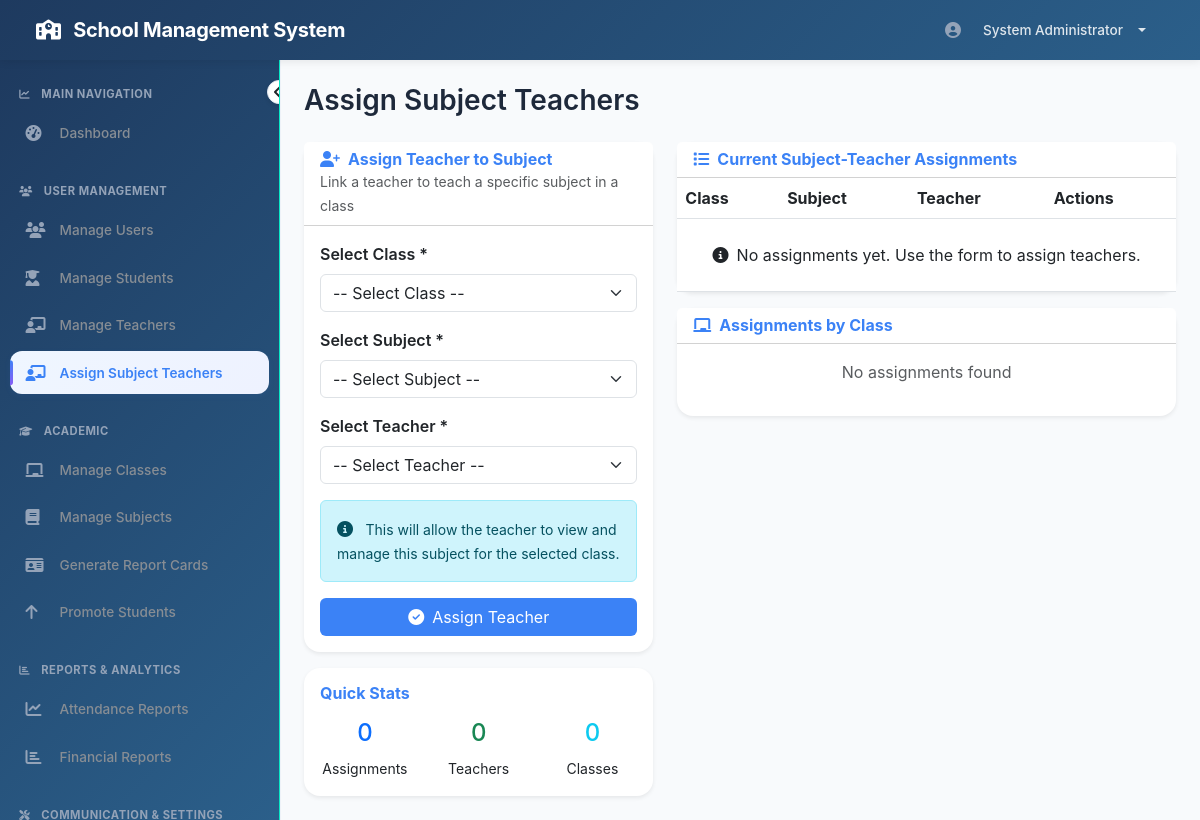
Before: /admin/assign_subject_teacher.php (signed in) with the older database file.
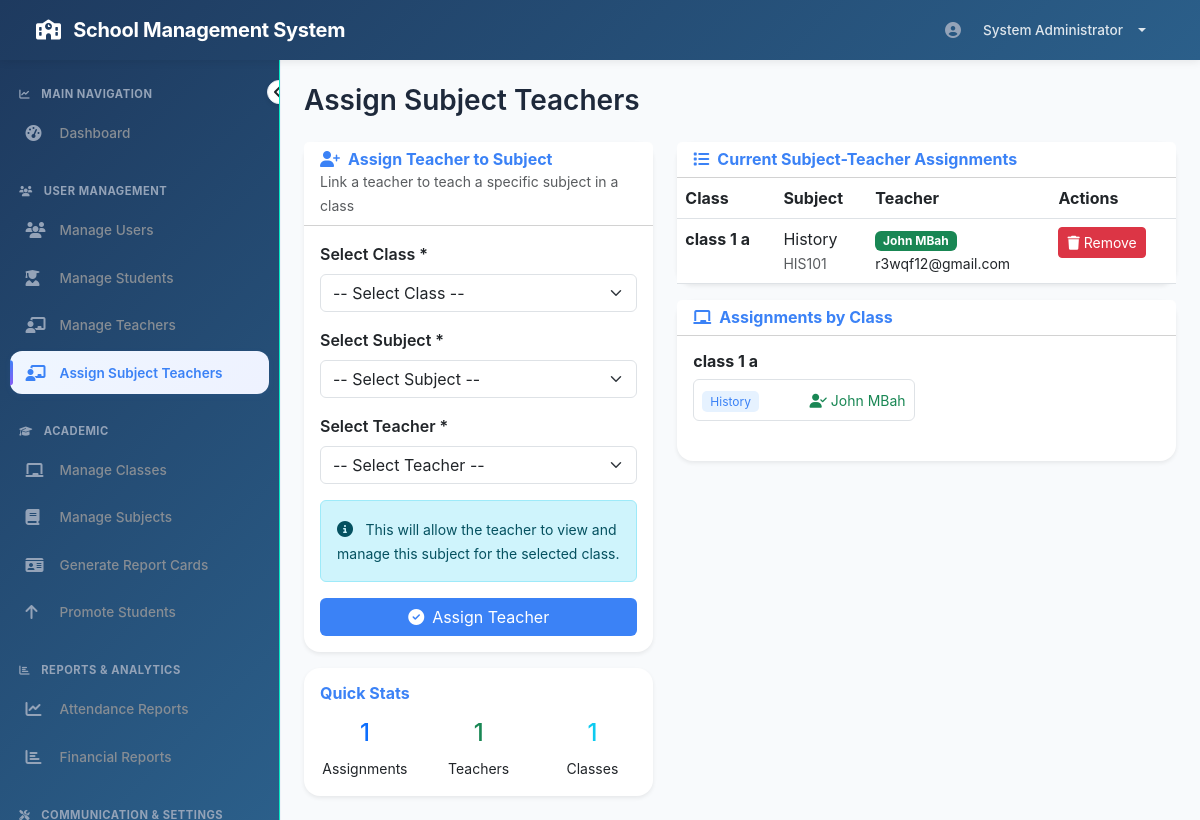
After: the same page with the newer database file.
### tables this page shows
CREATE TABLE `class_subjects` (
  `id` int(11) NOT NULL,
  `class_id` int(11) DEFAULT NULL,
  `subject_id` int(11) DEFAULT NULL,
  `teacher_id` int(11) DEFAULT NULL,
  `created_at` timestamp NOT NULL DEFAULT current_timestamp()
);

CREATE TABLE `classes` (
  `id` int(11) NOT NULL,
  `class_name` varchar(50) NOT NULL,
  `section` varchar(10) DEFAULT NULL,
  `class_teacher_id` int(11) DEFAULT NULL,
  `academic_year` varchar(20) DEFAULT NULL,
  `capacity` int(11) DEFAULT NULL,
  `status` enum('active','inactive') DEFAULT 'active',
  `created_at` timestamp NOT NULL DEFAULT current_timestamp()
);

CREATE TABLE `subjects` (
  `id` int(11) NOT NULL,
  `subject_name` varchar(100) NOT NULL,
  `subject_code` varchar(20) DEFAULT NULL,
  `description` text DEFAULT NULL,
  `created_at` timestamp NOT NULL DEFAULT current_timestamp()
);

CREATE TABLE `users` (
  `id` int(11) NOT NULL,
  `username` varchar(50) NOT NULL,
  `password` varchar(255) NOT NULL,
  `email` varchar(100) NOT NULL,
  `full_name` varchar(100) NOT NULL,
  `role` enum('admin','teacher','parent','student','librarian') NOT NULL,
  `phone` varchar(20) DEFAULT NULL,
  `address` text DEFAULT NULL,
  `profile_pic` varchar(255) DEFAULT NULL,
  `status` enum('active','inactive') DEFAULT 'active',
  `created_at` timestamp NOT NULL DEFAULT current_timestamp(),
  `updated_at` timestamp NOT NULL DEFAULT current_timestamp() ON UPDATE current_timestamp()
);

### admin/assign_subject_teacher.php (the view, shortened to what the changed rows need)
<?php
require_once '../config/database.php';
$classes = mysqli_query($conn, "SELECT * FROM classes ORDER BY class_name, section");
$teachers = mysqli_query($conn, "SELECT id, full_name, email FROM users WHERE role = 'teacher' AND status = 'active' ORDER BY full_name");
$assignments = mysqli_query($conn, "SELECT cs.*,
                                    c.class_name,
                                    c.section,
                                    s.subject_name,
                                    s.subject_code,
                                    u.full_name as teacher_name,
                                    u.email as teacher_email
                                   FROM class_subjects cs
                                   JOIN classes c ON cs.class_id = c.id
                                   JOIN subjects s ON cs.subject_id = s.id
                                   LEFT JOIN users u ON cs.teacher_id = u.id
                                   ORDER BY c.class_name, s.subject_name");
include '../includes/header.php';
?>
<div class="row">
  <div class="col-md-5">
    <div class="card shadow-sm mt-3">
      <div class="card-body">
        <?php
        $total_assignments = mysqli_num_rows($assignments);
        $total_teachers = mysqli_num_rows($teachers);
        $total_classes = mysqli_num_rows($classes);
        ?>
        <div class="row text-center">
          <div class="col-4">
            <h4 class="text-primary"><?php echo $total_assignments; ?></h4>
            <small>Assignments</small>
          </div>
          <div class="col-4">
            <h4 class="text-success"><?php echo $total_teachers; ?></h4>
            <small>Teachers</small>
          </div>
          <div class="col-4">
            <h4 class="text-info"><?php echo $total_classes; ?></h4>
            <small>Classes</small>
          </div>
        </div>
      </div>
    </div>
  </div>
  <div class="col-md-7">
    <div class="card shadow-sm">
      <div class="card-body p-0">
        <div class="table-responsive">
          <table class="table table-hover mb-0">
            <thead style="background-color: #3b82f6; color: white;">
              <tr>
                <th>Class</th>
                <th>Subject</th>
                <th>Teacher</th>
                <th>Actions</th>
              </tr>
            </thead>
            <tbody>
              <?php if (mysqli_num_rows($assignments) > 0): ?>
                <?php while ($assignment = mysqli_fetch_assoc($assignments)): ?>
                  <tr>
                    <td>
                      <strong><?php echo $assignment['class_name'] . ' ' . $assignment['section']; ?></strong>
                    </td>
                    <td>
                      <?php echo $assignment['subject_name']; ?>
                      <br>
                      <small class="text-muted"><?php echo $assignment['subject_code']; ?></small>
                    </td>
                    <td>
                      <?php if ($assignment['teacher_name']): ?>
                        <span class="badge bg-success"><?php echo $assignment['teacher_name']; ?></span>
                        <br>
                        <small><?php echo $assignment['teacher_email']; ?></small>
                      <?php else: ?>
                        <span class="badge bg-danger">Not Assigned</span>
                      <?php endif; ?>
                    </td>
                    <td>
                      <?php if ($assignment['teacher_id']): ?>
                        <a href="?remove=<?php echo $assignment['id']; ?>" class="btn btn-sm btn-danger delete-confirm">
                          <i class="fas fa-trash"></i> Remove
                        </a>
                      <?php endif; ?>
                    </td>
                  </tr>
                <?php endwhile; ?>
              <?php else: ?>
                <tr>
                  <td colspan="4" class="text-center py-4">
                    <i class="fas fa-info-circle me-2"></i>No assignments yet. Use the form to assign teachers.
                  </td>
                </tr>
              <?php endif; ?>
            </tbody>
          </table>
        </div>
      </div>
    </div>
    <div class="card shadow-sm mt-3">
      <div class="card-body">
        <?php
        mysqli_data_seek($assignments, 0);
        $class_assignments = [];
        while ($assignment = mysqli_fetch_assoc($assignments)) {
          $class_key = $assignment['class_name'] . ' ' . $assignment['section'];
          $class_assignments[$class_key][] = $assignment;
        }
        ?>
        <?php if (!empty($class_assignments)): ?>
          <?php foreach ($class_assignments as $class_name => $subjects): ?>
            <div class="mb-3">
              <h6 class="fw-bold mb-2"><?php echo $class_name; ?></h6>
              <div class="row">
                <?php foreach ($subjects as $subject): ?>
                  <div class="col-md-6 mb-2">
                    <div class="border rounded p-2">
                      <div class="d-flex justify-content-between align-items-center">
                        <div>
                          <span class="subject-badge"><?php echo $subject['subject_name']; ?></span>
                        </div>
                        <div>
                          <?php if ($subject['teacher_name']): ?>
                            <small class="text-success">
                              <i class="fas fa-user-check"></i> <?php echo $subject['teacher_name']; ?>
                            </small>
                          <?php else: ?>
                            <small class="text-danger">
                              <i class="fas fa-user-times"></i> No teacher
                            </small>
                          <?php endif; ?>
                        </div>
                      </div>
                    </div>
                  </div>
                <?php endforeach; ?>
              </div>
            </div>
          <?php endforeach; ?>
        <?php else: ?>
          <p class="text-muted text-center">No assignments found</p>
        <?php endif; ?>
      </div>
    </div>
  </div>
</div>
<?php include '../includes/footer.php'; ?>

Changed rows visible on the page:
added class_subjects: class.class_name "class 1", class.section "a", subject.subject_name "History", subject.subject_code "HIS101", teacher.full_name "John MBah", teacher.email "r3wqf12@gmail.com"
Other visible differences:
$total_assignments: "0" → "1"
$total_teachers: "0" → "1"
$total_classes: "0" → "1"
new list line: "class 1 a"
text no longer shown: "No assignments yet. Use the form to assign teachers. No assignments found"
